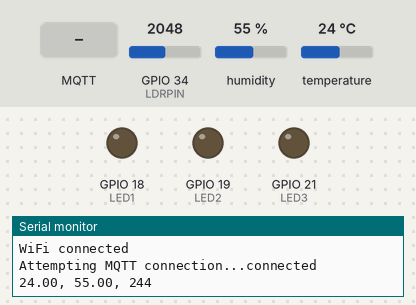
The sketch below on a simulated ESP32. Shown: output pins drawn as LEDs (lit = HIGH), the last lines printed to the serial monitor. The inputs (shaded band) are chosen by the test bench; at power-on: GPIO 34 (LDRPIN) = 2048, humidity 55 %, temperature 24 °C. WiFi joins after 1.5 s; servers stay silent unless stated; no MQTT or app messages arrive unless stated.

Above: at 3.2 s.
3.3 s: MQTT message "ON1" arrives on the first subscribed topic
At 5.3 s:
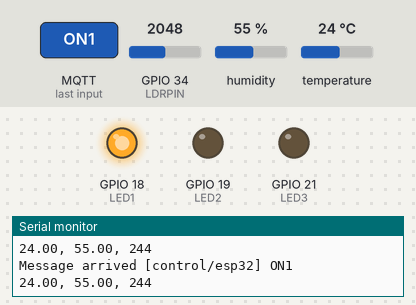
5.6 s: MQTT message "ON2" arrives on the first subscribed topic
At 6.6 s:
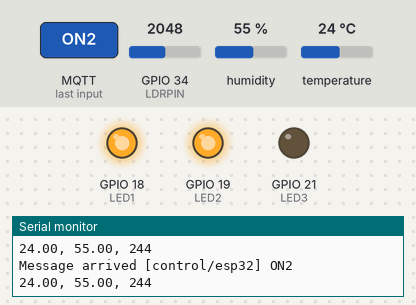
7.6 s: MQTT message "OFF1" arrives on the first subscribed topic
At 9.0 s:
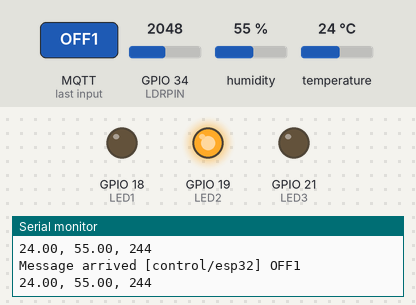
9.6 s: MQTT message "ON3" arrives on the first subscribed topic
At 11.3 s:
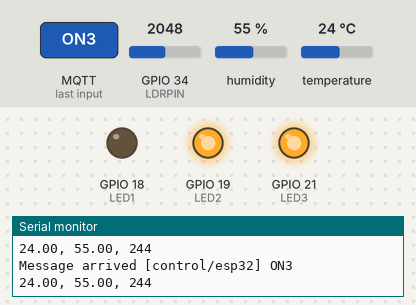
11.6 s: MQTT message "OFF2" arrives on the first subscribed topic
At 12.7 s:
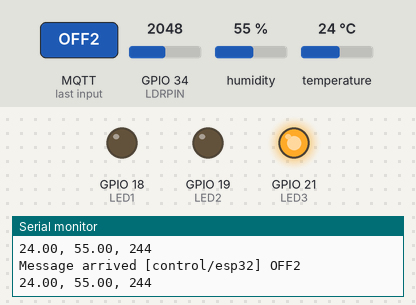
13.7 s: MQTT message "OFF3" arrives on the first subscribed topic
At 15.1 s:
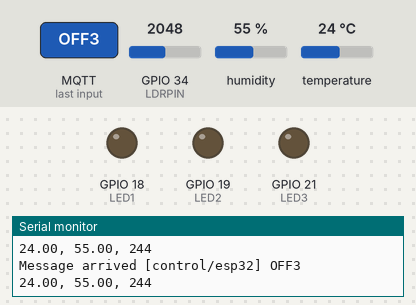
Timing chart, 0 to 16.7 s (numbered marks = the images above; inputs shaded):
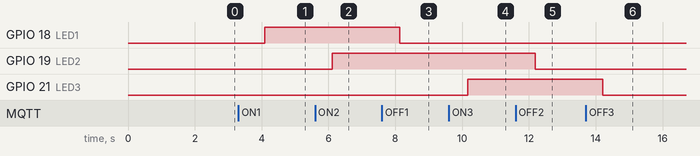

The sketch:

fullcode.ino
```cpp
#include <WiFi.h>
#include <PubSubClient.h>
#include <DHT.h>

// Replace with your WiFi and MQTT details
const char* ssid = "Thuy Xuan";
const char* password = "1234567899tx";

// Địa chỉ của MQTT broker (Mosquitto)
const char* mqtt_server = "192.168.1.4";  // Địa chỉ IP của broker

// mqtt port
const char* mqtt_port = "1885";

// Tài khoản và mật khẩu cho MQTT
const char* mqtt_user = "client";
const char* mqtt_pass = "00000";
const char* mqtt_topic = "sensor/esp32";
const char* mqtt_subscribe_topic = "control/esp32"; // Topic để nhận dữ liệu

// DHT11 setup
#define DHTPIN 4  // Pin connected to the DHT sensor
#define DHTTYPE DHT11
DHT dht(DHTPIN, DHTTYPE);

// Quang trở setup
#define LDRPIN 34  // Pin connected to the photoresistor (GPIO 2)

// LED setup
#define LED1 18  // Pin connected to led1
#define LED2 19  // Pin connected to led2
#define LED3 21  // Pin connected to led3
#define LED4 19  // Pin connected to led2
#define LED5 21

const int R_fixed = 10000;

// WiFi and MQTT setup
WiFiClient espClient;
PubSubClient client(espClient);

// Hàm callback khi nhận dữ liệu từ MQTT
void callback(char* topic, byte* payload, unsigned int length) {
  Serial.print("Message arrived [");
  Serial.print(topic);
  Serial.print("] ");
  String message;

  for (unsigned int i = 0; i < length; i++) {
    message += (char)payload[i]; // Ghép các byte thành chuỗi
  }

  Serial.println(message);

  // Thực hiện các hành động dựa trên message nhận được
  if (message == "ON1") {
    onLed1();
  } else if (message == "OFF1") {
    offLed1();
  } else if (message == "ON2") {
    onLed2();
  } else if (message == "OFF2") {
    offLed2();
  } else if (message == "ON3") {
    onLed3();
  } else if (message == "OFF3") {
    offLed3();
  } else if (message == "ON4") {
    onLed4();
  } else if (message == "OFF4") {
    offLed4();
  } else if (message == "ON5") {
    onLed5();
  } else if (message == "OFF5") {
    offLed5();
  }
}

  // xử lý led
void onLed1() {
  digitalWrite(LED1, HIGH);
  client.publish(mqtt_topic, "1ON");
}
void offLed1() {
  digitalWrite(LED1, LOW);
  client.publish(mqtt_topic, "1OFF");
}

void onLed2() {
  digitalWrite(LED2, HIGH);
  client.publish(mqtt_topic, "2ON");
}
void offLed2() {
  digitalWrite(LED2, LOW);
  client.publish(mqtt_topic, "2OFF");
}

void onLed3() {
  digitalWrite(LED3, HIGH);
  client.publish(mqtt_topic, "3ON");
}
void offLed3() {
  digitalWrite(LED3, LOW);
  client.publish(mqtt_topic, "3OFF");
}

void onLed4() {
  digitalWrite(LED4, HIGH);
  client.publish(mqtt_topic, "4ON");
}
void offLed4() {
  digitalWrite(LED4, LOW);
  client.publish(mqtt_topic, "4OFF");
}

void onLed5() {
  digitalWrite(LED5, HIGH);
  client.publish(mqtt_topic, "5ON");
}
void offLed5() {
  digitalWrite(LED5, LOW);
  client.publish(mqtt_topic, "5OFF");
}

void setup_wifi() {
  delay(10);
  Serial.println();
  Serial.print("Connecting to ");
  Serial.println(ssid);

  WiFi.begin(ssid, password);
  while (WiFi.status() != WL_CONNECTED) {
    delay(1000);
    Serial.print("can't connect");
  }
  Serial.println("");
  Serial.println("WiFi connected");
}

void reconnect() {
  // Loop until we're reconnected
  while (!client.connected()) {
    Serial.print("Attempting MQTT connection...");
    // Attempt to connect with username and password
    if (client.connect("ESP32Client", mqtt_user, mqtt_pass)) {
      Serial.println("connected");
      // Subscribe to a topic
      client.subscribe(mqtt_subscribe_topic); // Đăng ký nhận dữ liệu từ topic này
    } else {
      Serial.print("failed, rc=");
      Serial.print(client.state());
      Serial.println(" try again in 5 seconds");
      delay(5000);
    }
  }
}

float convertLDRToLux(int adcValue) {
  if (adcValue > 3500) return 0;
  if (adcValue < 50) return 3000;
  float light = 500000 / adcValue;
  return light;
}

void setup() {
  Serial.begin(115200);
  dht.begin();
  setup_wifi();
  client.setServer(mqtt_server, 1885);
  client.setCallback(callback); // Cấu hình hàm callback để nhận dữ liệu
  pinMode(LDRPIN, INPUT); // Cấu hình chân quang trở

  // Cấu hình các chân cho LED
  pinMode(LED1, OUTPUT);
  pinMode(LED2, OUTPUT);
  pinMode(LED3, OUTPUT);
}

void loop() {
  if (!client.connected()) {
    reconnect();
  }
  client.loop();

  // Reading temperature and humidity
  float h = dht.readHumidity();
  float t = dht.readTemperature();

  // Reading photoresistor value
  int ldrValue = analogRead(LDRPIN);
  // Check if any reads failed
  int light = (int)convertLDRToLux(ldrValue);
  if (isnan(h) || isnan(t)) {
    Serial.println("Failed to read from DHT sensor!");
    return;
  }

  // Publish data to MQTT
  String payload = String(t) + ", " + String(h) + ", " + String(light);
  Serial.println(payload);
  client.publish(mqtt_topic, payload.c_str());

  delay(2000);
}
```

Measured:
- after the input at 3.3 s, GPIO 18 (LED1): LOW → HIGH after 0.79 s
- after the input at 5.6 s, GPIO 19 (LED2): LOW → HIGH after 0.51 s
- after the input at 7.6 s, GPIO 18 (LED1): HIGH → LOW after 0.54 s
- after the input at 9.6 s, GPIO 21 (LED3): LOW → HIGH after 0.56 s
- after the input at 11.6 s, GPIO 19 (LED2): HIGH → LOW after 0.59 s
- after the input at 13.7 s, GPIO 21 (LED3): HIGH → LOW after 0.51 s
